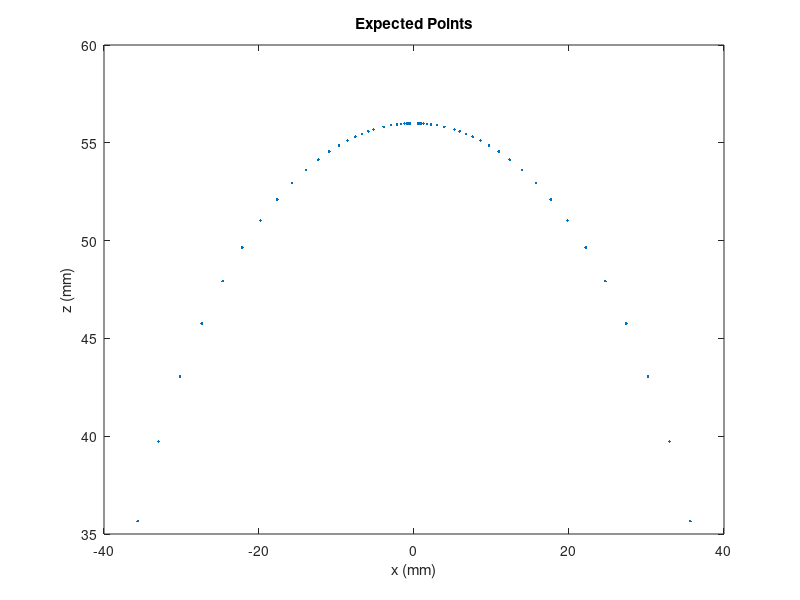

Reproduce this figure in MATLAB. (Note: this script raises an error after producing the figure.)
clear;

%physical system parameters
L = 56; % (mm) from spine architecture 
d = 4;  % (mm) "
disk_diameter = 15; % (mm) diameter of the disk
PWMrange = 500-100;
setmid = 340;

%resolution
res =18;

%Rc range
minR = log10(2*L/(pi));
maxR = log10(300);
Rc = [logspace(log10(3000),maxR,res/2) logspace(maxR,minR,res)];
Rc = [Rc -Rc];
phi = L./Rc;
theta = 0;

%initialize state and input vars
x = zeros(2,length(Rc));
dl = zeros(4,length(Rc)); 
u = ones(4,length(dl))*setmid;

%predicted xz
x(1,:) = Rc.*(1-cos(L./Rc));
x(2,:) = Rc.*sin(L./Rc);

%cable length change
dl(1,:) = (phi.*(Rc-d*cos(theta))-L);
dl(2,:) = (phi.*(Rc+d*cos(theta))-L);
dl(3,:) = (phi.*(Rc-d*sin(theta))-L);
dl(4,:) = (phi.*(Rc+d*sin(theta))-L);

%convert to motor values
dtheta = dl/(disk_diameter/2);
dPWM = dtheta*PWMrange/pi;
u = u-dPWM;

figure(1)
plot(x(1,:),x(2,:),'.')
xlabel('x (mm)')
ylabel('z (mm)')
title('Expected Points')

%%

%Establish serial connection to Arduino
device = serialport("/dev/tty.usbmodem11301",115200)
flush(device);

%Establish serial connection to Aurora
fser = serialport('/dev/tty.usbserial-1120',115200,'DataBits',8,'FlowControl','none','StopBits',1,'Timeout',0.001);

%Enter motor values
motorvalue = [setmid setmid setmid setmid]';

%Write to device and read response
write(device,motorvalue,"uint16")
count = size(motorvalue);
response = read(device,count(2),"uint16")

%array to record actual positions
xstar = zeros(length(u),10);

%now do same for all u sets
for k = 1:length(u)
    motorvalue = u(:,k)
    k
    write(device,motorvalue,"uint16")
    count = size(motorvalue);
    response = read(device,count(1),"uint16")
    pause(2.5)

    pkt = [];
    while(isempty(pkt))
        pkt = getAuroraPacket(fser,0.1);
    end
    xstar(k,:) = pkt;
end

%return to neutral
motorvalue = [setmid setmid setmid setmid]';
write(device,motorvalue,"uint16")
count = size(motorvalue);
response = read(device,count(1),"uint16")

%write data to csv files
writematrix(u,'input.csv')
writematrix(x,'predicted.csv')
writematrix(xstar,'output.csv')

%disconnect serial ports
clear fser
clear device